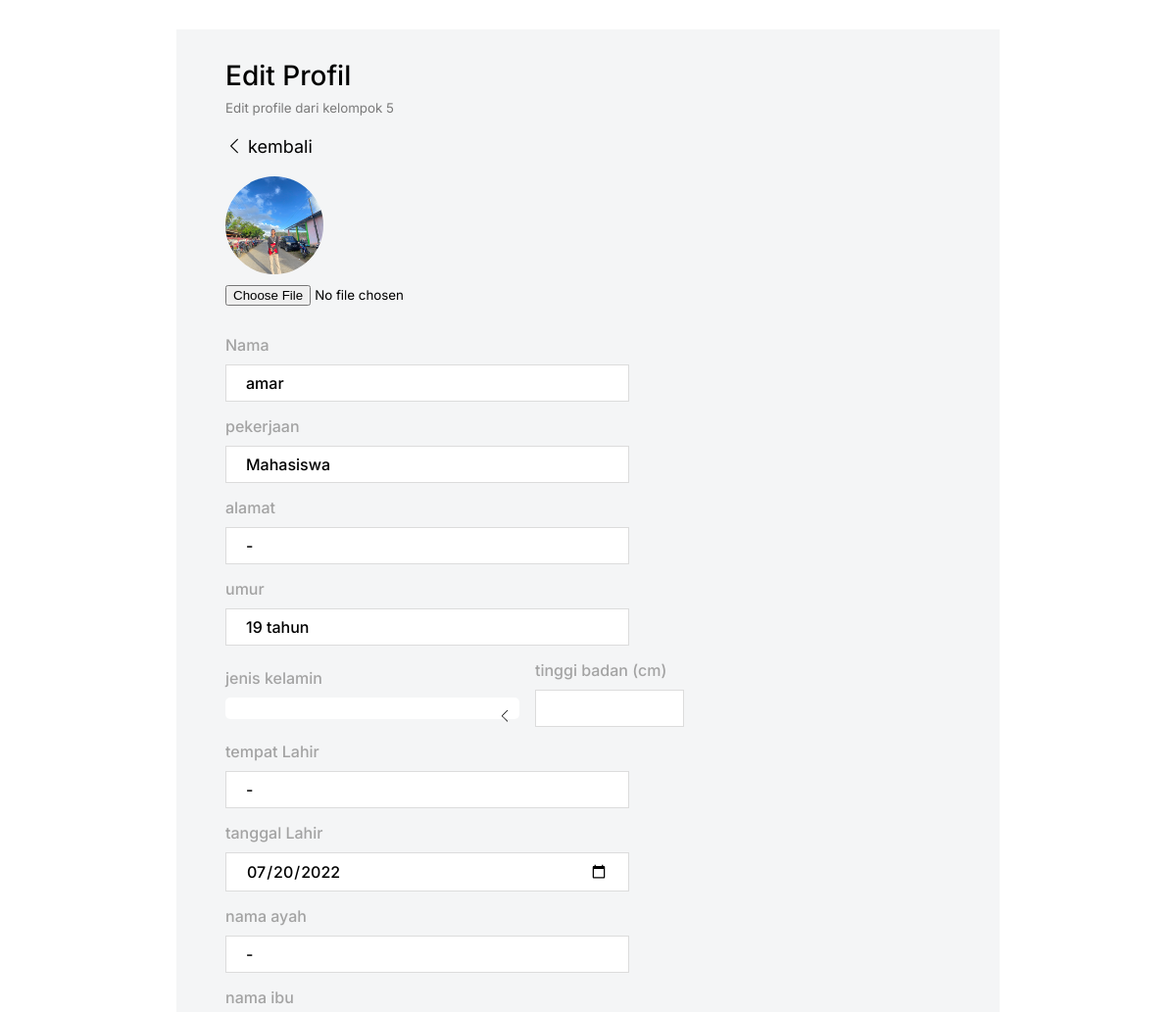
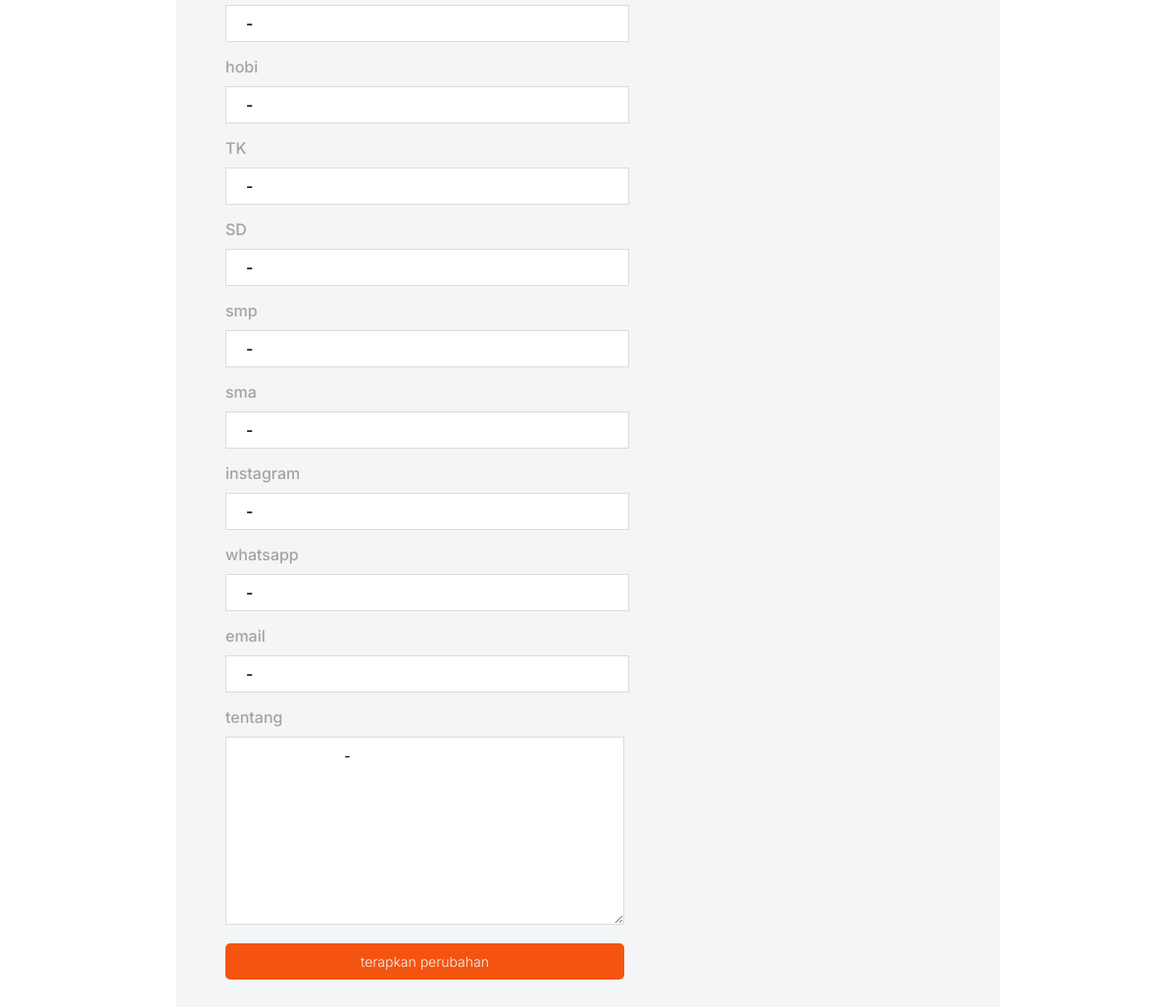
The app's page /edit.php?id=4 (signed in) with its own data (2 pictures, top to bottom).
### tables this page shows
CREATE TABLE `user` (
  `id` int(11) NOT NULL,
  `nama` varchar(100) NOT NULL,
  `gambar` varchar(100) NOT NULL,
  `pekerjaan` varchar(100) NOT NULL,
  `umur` int(11) NOT NULL,
  `alamat` varchar(150) NOT NULL,
  `jenis_kelamin` varchar(100) NOT NULL,
  `tinggi_badan` varchar(100) NOT NULL,
  `tentang` text NOT NULL,
  `tempat_lahir` varchar(100) NOT NULL,
  `tanggal_lahir` date NOT NULL,
  `nama_ayah` varchar(100) NOT NULL,
  `nama_ibu` varchar(100) NOT NULL,
  `hobi` varchar(100) NOT NULL,
  `tk` varchar(100) NOT NULL,
  `sd` varchar(100) NOT NULL,
  `smp` varchar(100) NOT NULL,
  `sma` varchar(100) NOT NULL,
  `ig` varchar(100) DEFAULT NULL,
  `email` varchar(100) NOT NULL,
  `wa` varchar(100) DEFAULT NULL,
  `tanggal_dibuat` date DEFAULT NULL,
  `tanggal_diubah` date DEFAULT NULL
);

### edit.php (the view, shortened to what this page needs)
<?php
  $db = mysqli_connect('localhost', 'root',  '', 'biodata_db');
  $result = mysqli_fetch_assoc(mysqli_query($db, "SELECT * FROM user WHERE id = $_GET[id]"));
?>
<!DOCTYPE html>
<html lang="en">
  <head>
    <link
      rel="stylesheet"
      href="https://cdn.jsdelivr.net/npm/bootstrap-icons@1.8.3/font/bootstrap-icons.css"
    />
    <link rel="stylesheet" href="./css/edit.css" />
  </head>
  <body>
    <div class="container">
      <h3>Edit Profil</h3>
      <small>Edit profile dari kelompok 5</small>
      <a href="dashboard.php" class="back">
        <i class="bi bi-chevron-left"></i>
        kembali
      </a>
      <form action="./function/edit.php" method="POST" enctype="multipart/form-data">
        <div class="img-group">
          <img src="./img/<?= $result['gambar'] ?>" alt="" class="img" />
          <input type="file" name="gambar" class="input-img" />
        </div>
        <div class="input-group">
          <label for="nama" class="label"> Nama </label>
          <input type="text" name="nama" class="text" id="nama" value="<?= $result['nama'] ?>" />
        </div>
        <div class="input-group">
          <label for="pekerjaan" class="label"> pekerjaan </label>
          <input type="text" name="pekerjaan" class="text" id="pekerjaan" value="<?= $result['pekerjaan'] ?>" />
        </div>
        <div class="input-group">
          <label for="alamat" class="label"> alamat </label>
          <input type="text" name="alamat" class="text" id="alamat" value="<?= $result['alamat'] ?>" />
        </div>
        <div class="input-group">
          <label for="umur" class="label"> umur </label>
          <input type="text" name="umur" class="text" id="umur" value="<?= $result['umur'] ?> tahun" />
        </div>
        <div class="input-column">
          <div class="input-group">
            <label for="jenis-kelamin" class="label"> jenis kelamin </label>
            <details class="custom-select">
              <summary class="radios">
              </summary>
            </details>
          </div>
          <div class="input-group">
            <label for="tinggi-badan" class="label"> tinggi badan (cm) </label>
            <input type="number" class="text" name="tinggi_badan" id="tinggi-badan" value="<?= $result['tinggi_badan'] ?>" />
          </div>
        </div>
        <div class="input-group">
            <label for="tempat-lahir" class="label">tempat Lahir</label>
            <input type="text" class="text" name="tempat_lahir" id="tempat-lahir" value="<?= $result['tempat_lahir'] ?>" />
        </div>
        <div class="input-group">
            <label for="tanggal-lahir" class="label">tanggal Lahir</label>
            <input type="date" class="text" id="tanggal-lahir" name="tanggal_lahir" value="<?= $result['tanggal_lahir'] ?>" />
        </div>
        <div class="input-group">
            <label for="ayah" class="label">nama ayah</label>
            <input type="text" class="text" id="ayah" name="nama_ayah" value="<?= $result['nama_ayah'] ?>" />
        </div>
        <div class="input-group">
            <label for="ibu" class="label">nama ibu</label>
            <input type="text" class="text" id="ibu" name="nama_ibu" value="<?= $result['nama_ibu'] ?>" />
        </div>
        <div class="input-group">
            <label for="hobi" class="label">hobi</label>
            <input type="text" class="text" name="hobi" id="hobi" value="<?= $result['hobi'] ?>" />
        </div>
        <div class="input-group">
            <label for="tk" class="label">TK</label>
            <input type="text" class="text" name="tk" id="tk" value="<?= $result['tk'] ?>" />
        </div>
        <div class="input-group">
            <label for="sd" class="label">SD</label>
            <input type="text" class="text" name="sd" id="sd" value="<?= $result['sd'] ?>" />
        </div>
        <div class="input-group">
            <label for="smp" class="label">smp</label>
            <input type="text" class="text" id="smp" name="smp" value="<?= $result['smp'] ?>" />
        </div>
        <div class="input-group">
            <label for="sma" class="label">sma</label>
            <input type="text" class="text" id="sma" name="sma" value="<?= $result['sma'] ?>" />
        </div>
        <div class="input-group">
            <label for="ig" class="label">instagram</label>
            <input type="text" name="ig" class="text" name="ig" id="ig" value="<?= $result['ig'] ?>" />
        </div>
        <div class="input-group">
            <label for="wa" class="label">whatsapp</label>
            <input type="text" class="text" id="wa" name="wa" value="<?= $result['wa'] ?>" />
        </div>
        <div class="input-group">
            <label for="email" class="label">email</label>
            <input type="text" class="text" id="email" name="email" value="<?= $result['email'] ?>" />
        </div>
        <div class="input-group">
            <label for="tentang" class="label">tentang</label>
            <textarea name="tentang" id="tentang" cols="0" rows="10" >
              <?= $result['tentang'] ?>
            </textarea>
        </div>
        <button type="submit">terapkan perubahan</button>
      </form>
    </div>
  </body>
</html>

### css/edit.css (style rules this page uses)
* { margin: 0; padding: 0; font-family: 'Inter', 'Roboto', sans-serif; }
.container { margin: 30px auto; background-color: #f4f5f6; width: 70%; padding: 30px 50px; box-sizing: border-box; }
.container h3 { font-size: 28px; font-weight: 500; margin-bottom: 5px; }
.container small { color: rgb(122, 122, 122); }
.container a.back { margin: 20px 0; display: block; font-size: 18px; text-decoration: none; color: black; }
.container form .img-group { margin-bottom: 30px; }
.container form img.img { display: block; margin-bottom: 10px; width: 100px; height: 100px; border-radius: 50%; }
.container form .input-group { margin-bottom: 15px; }
.container form .label { display: block; font-size: 16px; font-weight: 500; margin-bottom: 10px; color: rgb(163, 163, 163); }
.container form .text { width: 50%; padding: 8px 20px; font-size: 16px; border: .5px solid gainsboro; font-weight: 500; }
details { position: relative; width: 300px; margin-right: 1rem; }
summary { padding: .7rem; cursor: pointer; border-radius: 5px; background-color: #fff; list-style: none; }
summary:after { content: ''; display: inline-block; float: right; width: .5rem; height: .5rem; border-bottom: 1px solid currentColor; border-left: 1px solid currentColor; border-bottom-left-radius: 2px; transform: rotate(45deg) translate(50%, 0%); transform-origin: center center; transition: transform ease-in-out 100ms }
summary.radios { counter-reset: radios; }
summary.radios:before { content: var(--selection); }
label { width: 100%; display: flex; cursor: pointer; justify-content: space-between; }
.container form img { object-fit: cover; object-position: center; }
.container form .input-column { display: flex; justify-content: flex-start; align-items: center; }
.container form .input-column .input-group input#tinggi-badan { width: 40%; }
.container form textarea { border: none; background-color: #fff; padding: 10px; font-size: 14px; text-indent: 0; border: .5px solid gainsboro; width: 52%; }
.container form button { display: block; width: 55%; margin-top: 10px; border: none; padding: 10px 15px; color: #f4f5f6; font-size: 14px; font-weight: 300; background-color: #F4540F; border-radius: 5px; }

### records on screen
user: gambar (picture), nama "amar", pekerjaan "Mahasiswa", alamat "-", umur "19 tahun", tempat_lahir "-", tanggal_lahir "07/20/2022", nama_ayah "-", nama_ibu "-", hobi "-", tk "-", sd "-", smp "-", sma "-", ig "-", wa "-", email "-", tentang "-"
